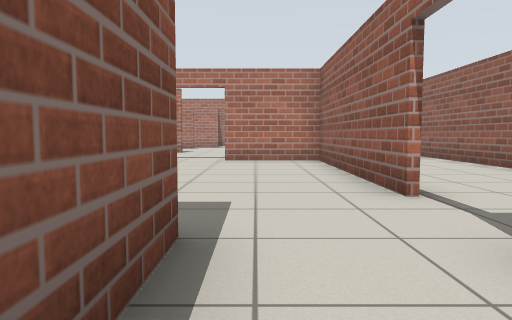
view 1 (above)

24 first-person views from a walk through a Gazebo world. The camera is 0.72 m above the floor, tilts 4° down and sees 70° across. The floor is counted in squares, 1 m on a side. Each view is taken from the middle of a square. On the plan, view 1 faces up. The plan holds only what a view shows up to about 11 squares ahead; the rest is blank.

view 2
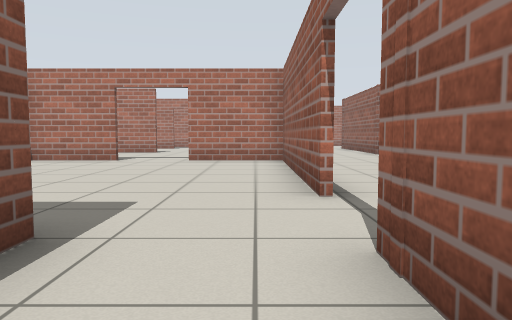

view 3
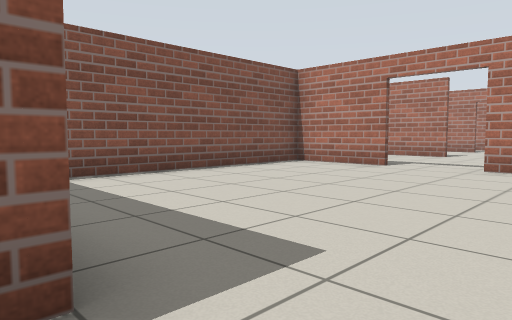

view 4
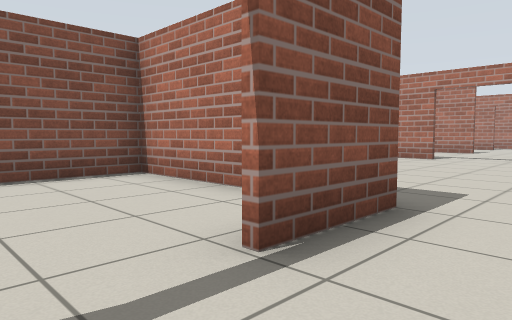

view 5
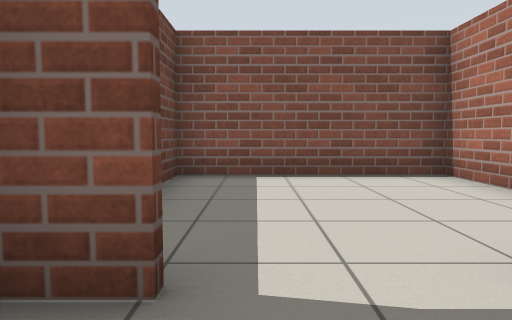

view 6
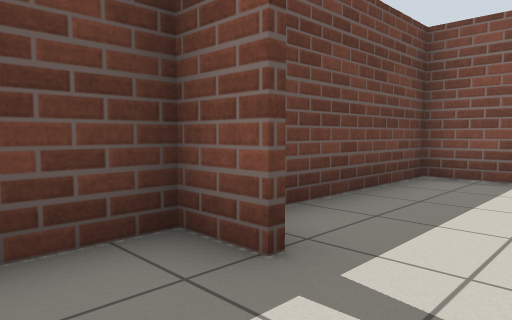

view 7
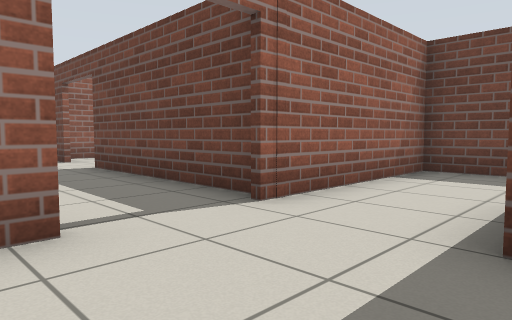

view 8
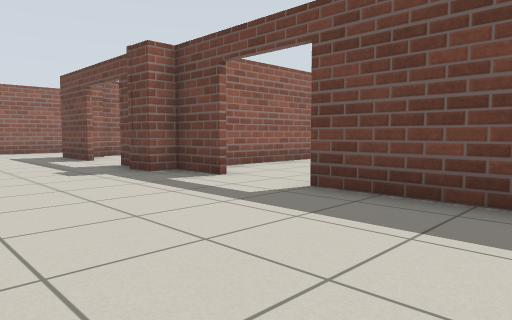

view 9
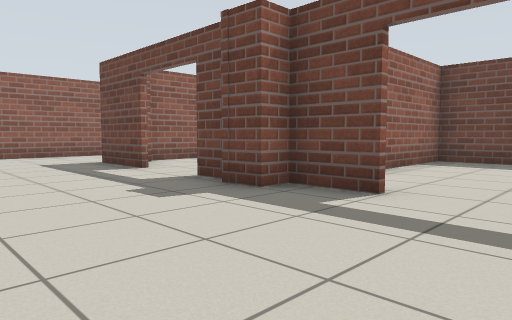

view 10
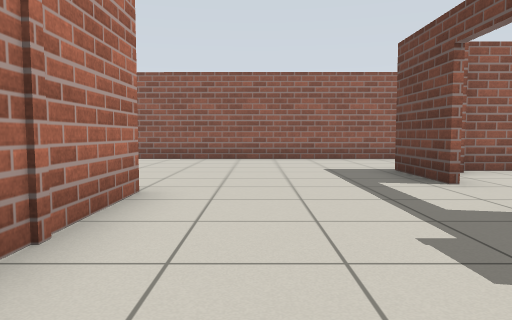

view 11
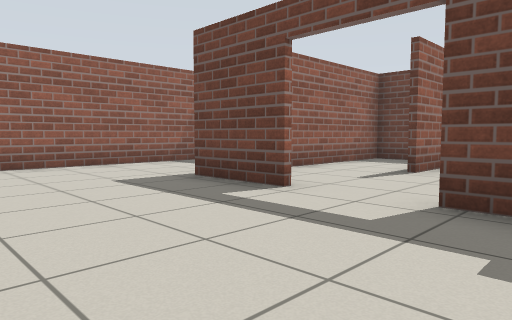

view 12
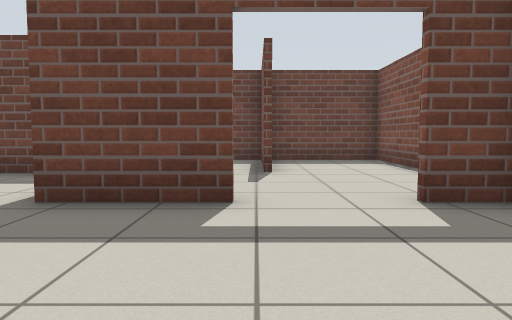

view 13
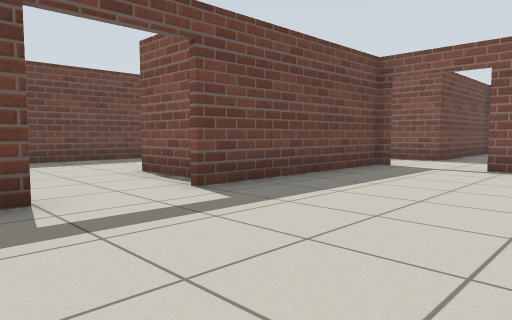

view 14
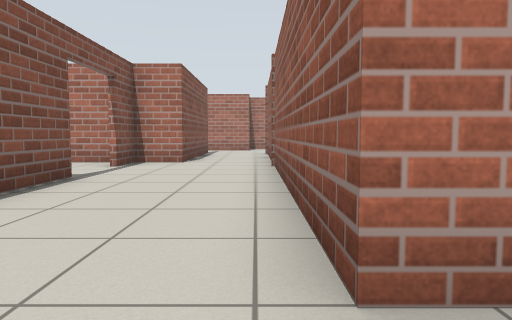

view 15
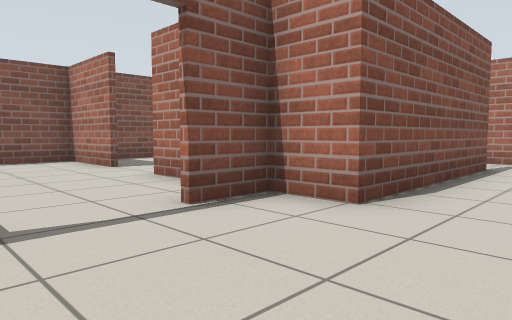

view 16
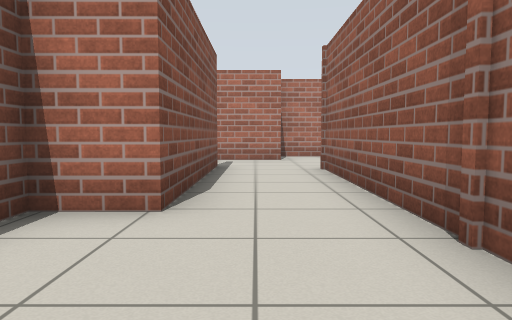

view 17
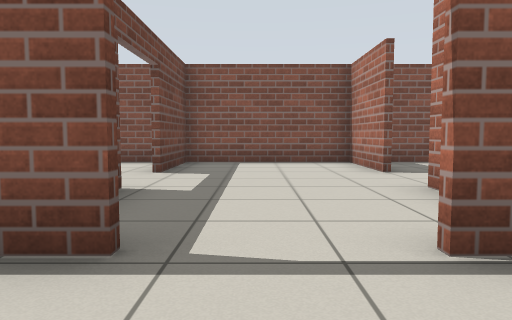

view 18
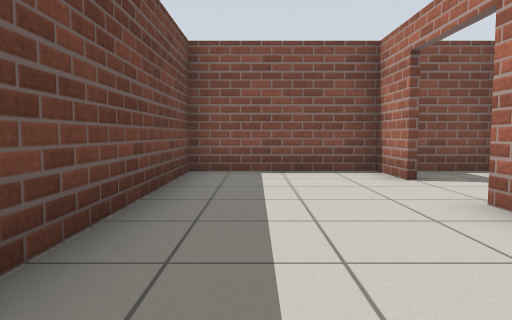

view 19
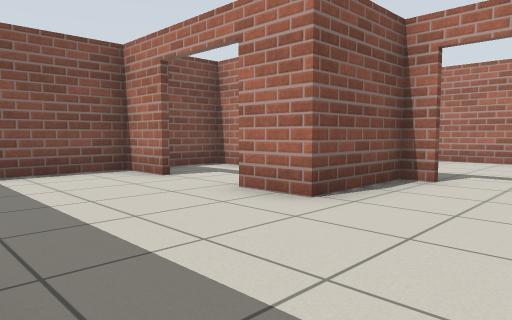

view 20
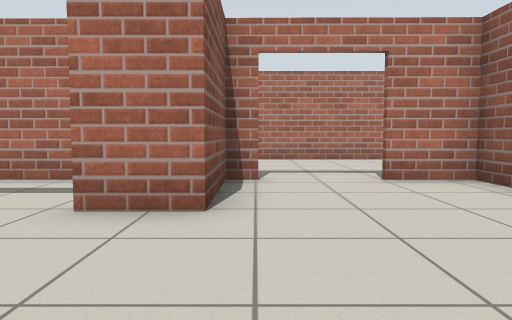

view 21
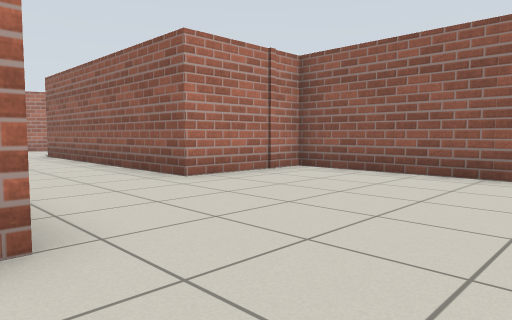

view 22
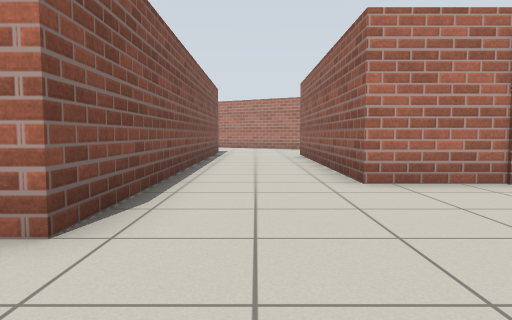

view 23
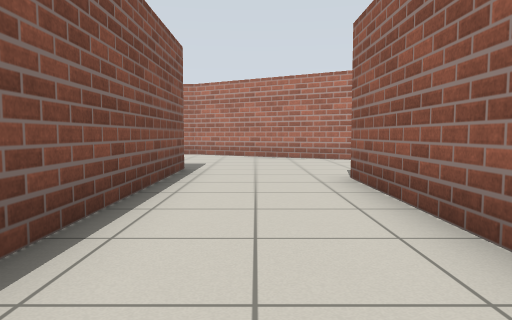

view 24
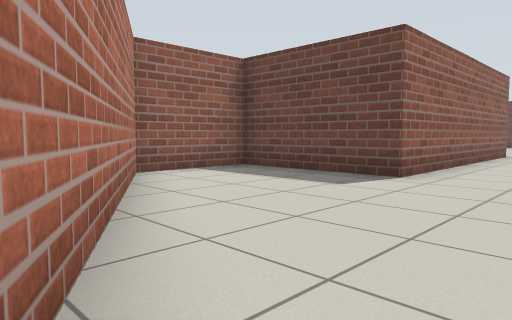

### Floor plan
Ten units are one square. View 1 is at (0, 0); x grows to the right and y downward. Boxes are objects, and circles mark ways between rooms. Rooms are numbered by the first view taken in them; rooms with no view inside come last. Other rooms are left out.
<svg viewBox="-60 -235 269 284">
<path fill="none" stroke="#000" d="M-23 -25 -5 -25 -5 -5M17 -41 17 -101 -9 -101M-28 -101 -55 -101M-54 -100 -54 -40M-5 14 -5 24 17 24 17 -22M104 -25 111 -25M113 -22 123 -22M90 -19 105 -19M136 -85 136 -65 54 -65 54 -186M141 -22 164 -22M19 -46 19 -41M19 -19 71 -19M19 -113 19 -94M180 7 188 7M196 2 197 -93 166 -93M31 -194 31 -144 19 -144 19 -131M48 -213 26 -213M65 -17 65 6 52 6M34 6 19 6M104 44 104 -25M105 -17 90 -17M19 -1 19 43 110 43M135 -187 136 -85M166 -93 166 -170 204 -170 204 -198 161 -223M161 -223 150 -229M-29 -143 -54 -143 -54 -100M13 -144 -9 -143M-55 -102 -28 -102M-25 -23 -54 -23 -54 24 -17 24M106 16 106 44M137 22 137 9M110 43 140 43M138 16 138 31M140 43 162 43 162 -10M41 -18 19 -18M19 -23 19 -1"/>
<circle cx="20" cy="-35" r="3" fill="#2a7"/>
<circle cx="-15" cy="-100" r="3" fill="#2a7"/>
<circle cx="-10" cy="5" r="3" fill="#2a7"/>
<circle cx="80" cy="-20" r="3" fill="#2a7"/>
<circle cx="155" cy="-90" r="3" fill="#2a7"/>
<circle cx="45" cy="-195" r="3" fill="#2a7"/>
<circle cx="20" cy="-125" r="3" fill="#2a7"/>
<circle cx="135" cy="-20" r="3" fill="#2a7"/>
<circle cx="45" cy="5" r="3" fill="#2a7"/>
<circle cx="155" cy="-205" r="3" fill="#2a7"/>
<circle cx="140" cy="-5" r="3" fill="#2a7"/>
<text x="-20" y="-50">1</text>
<text x="100" y="-60">2</text>
<text x="70" y="20">3</text>
<text x="160" y="-160">4</text>
<text x="100" y="-230">5</text>
<text x="-20" y="-130">6</text>
<text x="-40" y="0">7</text>
<text x="120" y="10">8</text>
<text x="150" y="10">9</text>
<text x="40" y="-10">10</text>
</svg>
Room 1 opens to room 2. Room 1 opens to room 6. Room 1 opens to room 7. Room 2 opens to room 3. Room 2 opens to room 4. Room 2 opens to room 5. Room 2 opens to room 6. Room 2 opens to room 8. Room 3 opens to room 10. Room 4 opens to room 5. Room 8 opens to room 9.

Where each view was taken, in squares from view 1:
view 1: 0 up, 0 right, facing up
view 2: 0 up, 1 right, facing up
view 3: 2 up, 1 right, facing up-left
view 4: 1 down, 1 right, facing up-left
view 5: 1 down, 1 right, facing left
view 6: 0 up, 1 right, facing down-left
view 7: 5 up, 1 left, facing down-right
view 8: 6 up, 4 right, facing down-right
view 9: 6 up, 7 right, facing down-right
view 10: 5 up, 9 right, facing right
view 11: 6 up, 11 right, facing down-right
view 12: 6 up, 14 right, facing down
view 13: 6 up, 10 right, facing down-left
view 14: 5 up, 5 right, facing up
view 15: 11 up, 5 right, facing up-left
view 16: 11 up, 4 right, facing up
view 17: 12 up, 4 right, facing left
view 18: 3 down, 9 right, facing left
view 19: 4 down, 9 right, facing up-left
view 20: 4 down, 7 right, facing up
view 21: 4 up, 13 right, facing up-right
view 22: 4 up, 15 right, facing up
view 23: 11 up, 15 right, facing up
view 24: 23 up, 14 right, facing down-right
